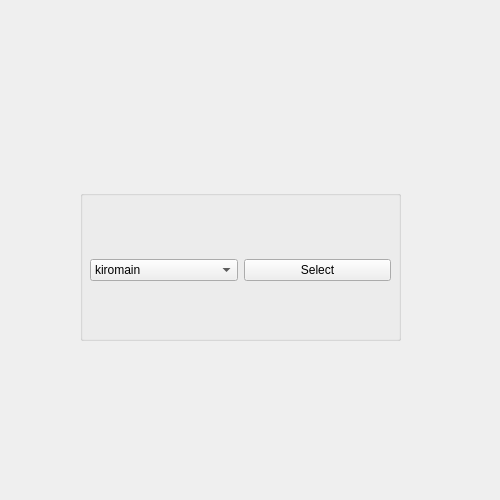
<?xml version="1.0" encoding="UTF-8"?>
<ui version="4.0">
 <class>tchwindow0</class>
 <widget class="QWidget" name="tchwindow0">
  <property name="geometry">
   <rect>
    <x>0</x>
    <y>0</y>
    <width>500</width>
    <height>500</height>
   </rect>
  </property>
  <property name="windowTitle">
   <string>Form</string>
  </property>
  <widget class="QGroupBox" name="groupBox">
   <property name="geometry">
    <rect>
     <x>80</x>
     <y>190</y>
     <width>321</width>
     <height>151</height>
    </rect>
   </property>
   <property name="title">
    <string/>
   </property>
   <widget class="QWidget" name="">
    <property name="geometry">
     <rect>
      <x>10</x>
      <y>40</y>
      <width>301</width>
      <height>81</height>
     </rect>
    </property>
    <layout class="QHBoxLayout" name="horizontalLayout">
     <item>
      <widget class="QComboBox" name="comboBox">
       <item>
        <property name="text">
         <string>kiromain</string>
        </property>
       </item>
       <item>
        <property name="text">
         <string>mikro</string>
        </property>
       </item>
       <item>
        <property name="text">
         <string>logitech</string>
        </property>
       </item>
       <item>
        <property name="text">
         <string>asus</string>
        </property>
       </item>
      </widget>
     </item>
     <item>
      <widget class="QPushButton" name="select_button">
       <property name="text">
        <string>Select</string>
       </property>
      </widget>
     </item>
    </layout>
   </widget>
  </widget>
 </widget>
 <resources/>
 <connections/>
</ui>
